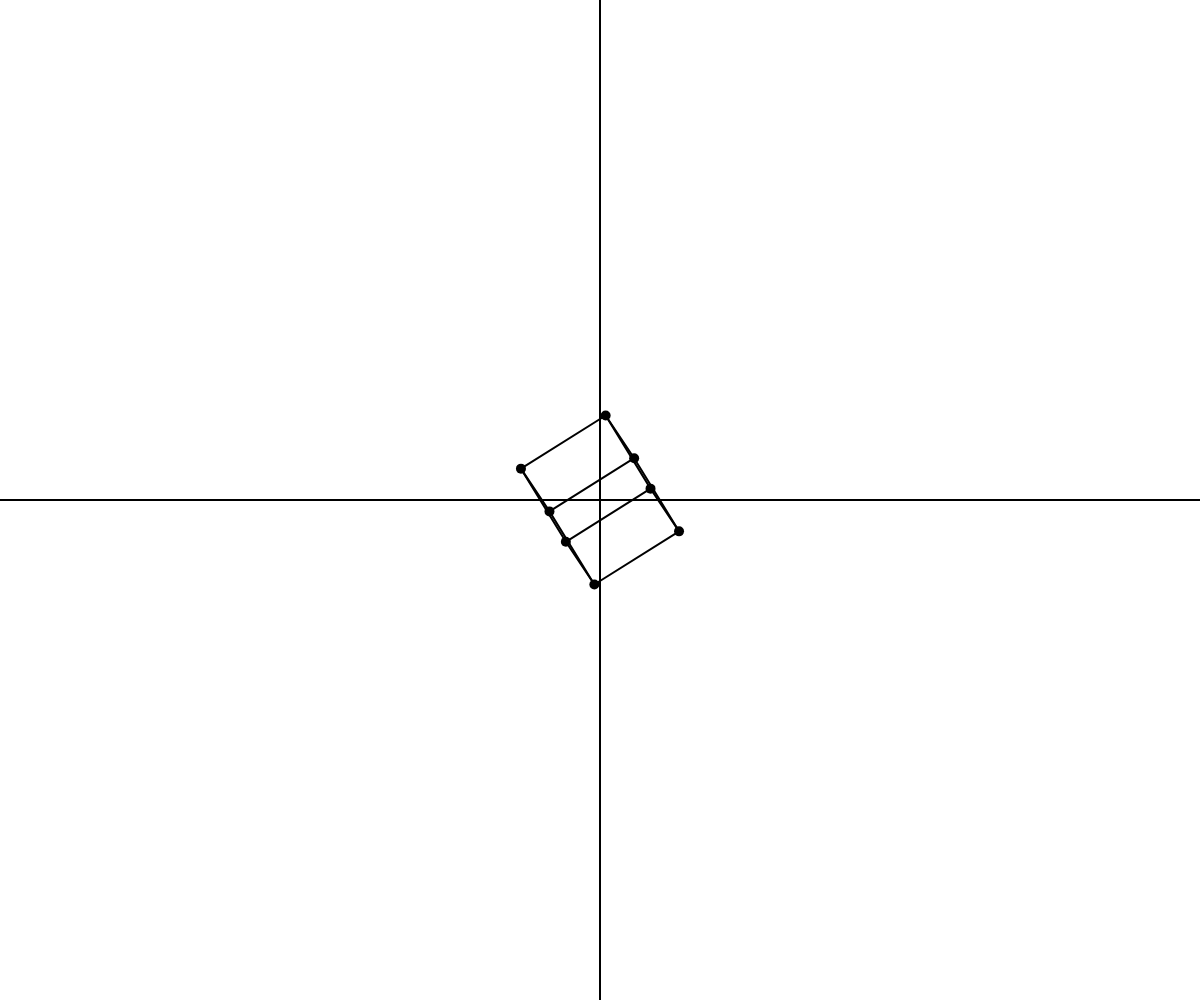
Frame 1 (no input)
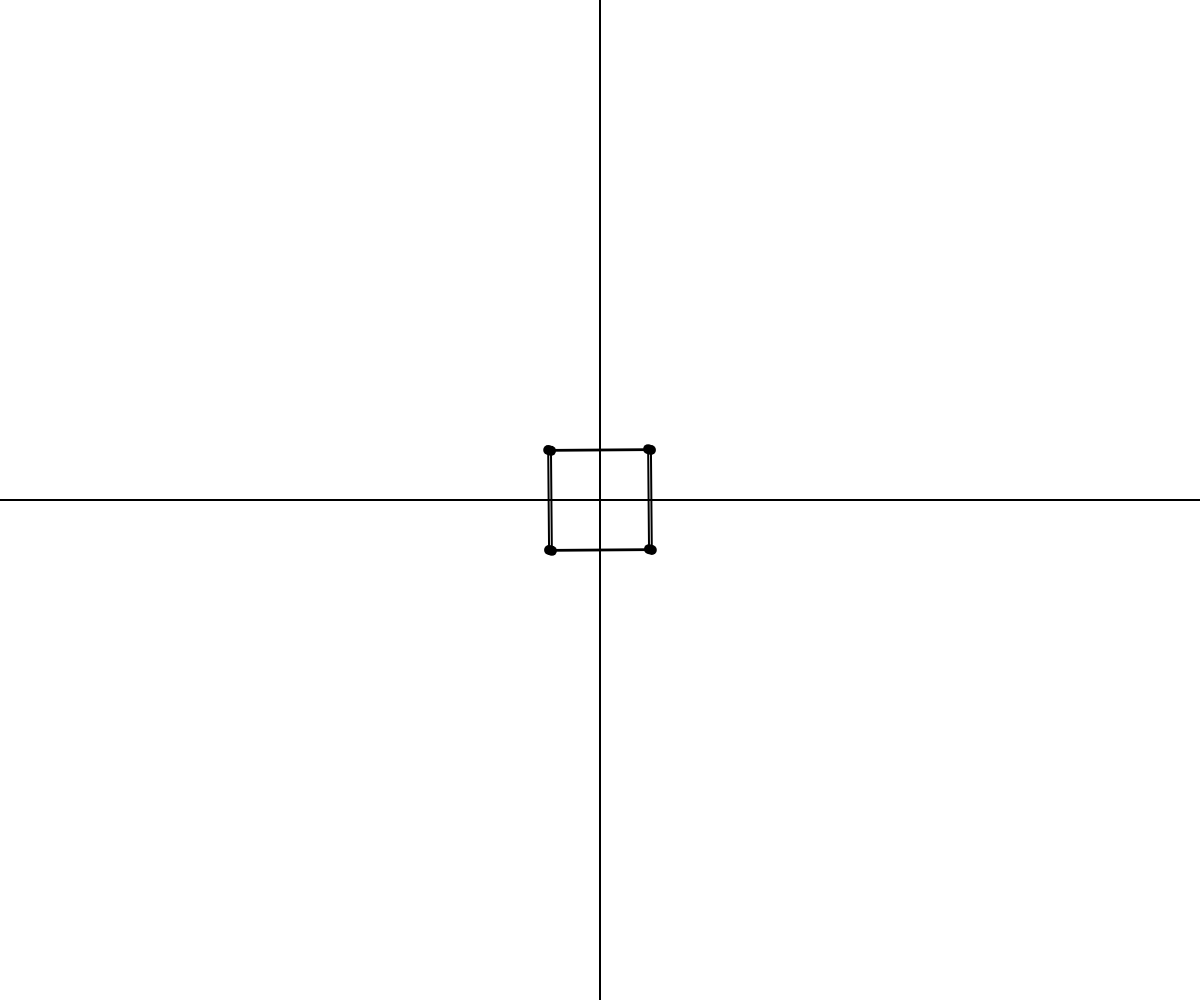
Frame 60 (no input)
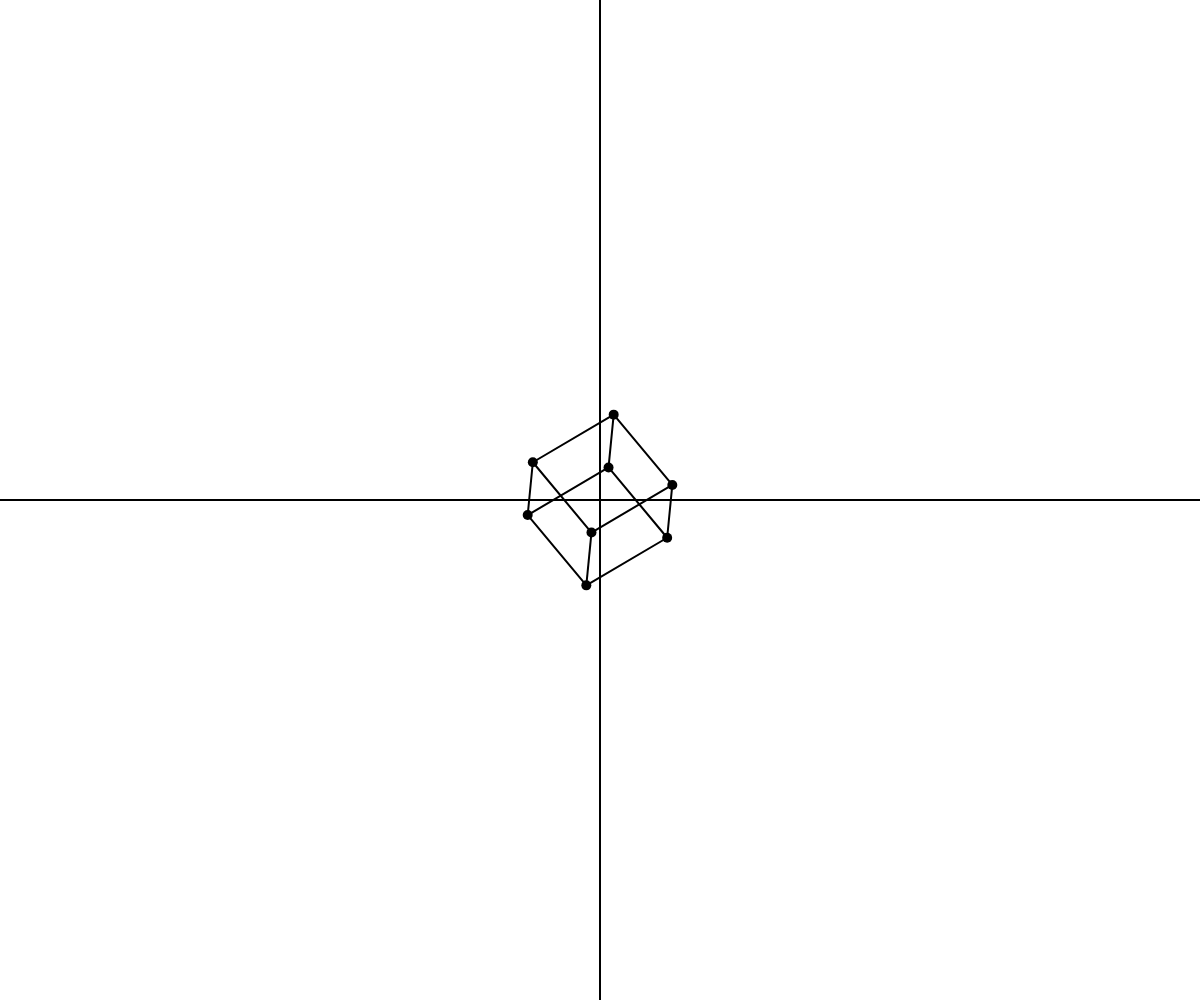
Frame 120 (the mouse pressed at the canvas centre since frame 60)

The p5.js sketch that drew these frames (run headless with seeded random() and noise() and a simulated clock; from frame 60 on, the mouse is pressed at the canvas centre):

// p5.js sketch
// ── sketch.js
class Matrix {
  /**
   * Base matrix constructor
   * @param {Number} rows rows of matrix
   * @param {Number} cols columns of matrix
   */
  constructor(rows = 1, cols = 1) {
    this.rows = rows;
    this.cols = cols;
    this.data = [];

    this.init = () => {
      for (let i = 0; i < this.rows; i++) {
        this.data[i] = [];
        for (let j = 0; j < this.cols; j++) {
          this.data[i][j] = 0;
        }
      }
      delete this.init;
    }
    this.init();
  }


  /**
   * Get a value from the matrix
   * @param {Number} row
   * @param {Number} column
   * @returns {Number} Value at row, column
   */
  get(row, column) {
    return this.data[row][column];
  }

  /**
   * Get row of matrix
   * @param {Number} row 
   * @returns {Array} Row of matrix
   */
  getRow(row) {
    return this.data[row];
  }

  /**
   * Get column of matrix
   * @param {Number} col 
   * @returns {Array} Column of matrix
   */
  getCol(col) {
    return this.transpose().data[col];
  }

  /**
   * Set value in matrix
   * @param {Number} row 
   * @param {Number} column 
   * @param {Number} val 
   */
  set(row, column, val) {
    this.data[row][column] = val;
  }

  /**
   * Set value of row in matrix
   * @param {Number} row 
   * @param {Number[]} arr new row
   */
  setRow(row, arr) {
    this.data[row] = arr ;
  }

  /**
   * Set value of column in matrix
   * @param {Number} col 
   * @param {Number[]} arr 
   */
  setCol(col, arr) {
    this.transpose(true);
    this.data[col] = arr;
    this.transpose(true);
  }

  /**
   * Set all values in matrix
   * @param {Number[][]} table  
   */
  setTable(table) {
    this.data = table;
  }

  /**
   * Loop through every value in matrix iterating by row
   * @param {Function} callback Callback function
   */
  forEach(callback) {
    this.data.forEach((row, i) => {
      row.forEach((col, j) => {
        callback(col, i, j);
      })
    })
  }

  /**
   * Transpose matrix
   * @param {Boolean} write Set matrix as transposed matrix
   */
  transpose(write = false) {
    const result = new Matrix(this.cols, this.rows);
    this.forEach((val, i, j) => {
      result.set(j, i, this.get(i, j));
    });
    if (write) { 
      this.data = result.data;
      this.rows = result.rows;
      this.cols = result.cols;
     }
    return result;
  }

  /**
   * Check if matrix size is equal
   * @param {Matrix} matrix 
   * @returns {Boolean} Result of check
   */
  isEqualSize(matrix) {
    if (this.rows == matrix.rows && this.cols == matrix.cols) {
      return true;
    } else {
      return false;
    }
  }

  /**
   * Add a number or matrix to this matrix
   * @param {(Number|Matrix)} n 
   * @param {Boolean} write Set matrix as added matrix
   * @returns Modified matrix
   */
  add(n, write = false) {
    const result = new Matrix(this.rows, this.cols);

    this.forEach((val, i, j) => {
      if (n instanceof Matrix) {
        if (!this.isEqualSize(n)) { return; }

        result.set(i, j, val + n.get(i, j));
      } else {
        result.set(i, j, val + n)
      }
    })

    if (write) { this.data = result.data; }
    return result;
  }

  /**
   * Subtract a number or matrix from this matrix
   * @param {(String|Matrix)} n 
   * @param {Boolean} write Set matrix as subtracted matrix
   * @returns Modified matrix
   */
  sub(n, write = false) {
    const result = new Matrix(this.rows, this.cols);

    this.forEach((val, i, j) => {
      if (n instanceof Matrix) {
        if (!this.isEqualSize(n)) { return; }

        result.set(i, j, val - n.get(i, j));
      } else {
        result.set(i, j, val - n)
      }
    });

    if (write) { this.data = result.data; }
    return result;
  }

  /**
   * Multiply a number or matrix to this matrix
   * @param {(Number|Matrix)} n 
   * @param {Boolean} set Set matrix as multiplied matrix 
   * @returns 
   */
  multiply(n, set = false) {
    let result;

    if (n instanceof Matrix) {
      if (this.rows != n.cols) { return; }
      result = new Matrix(this.rows, n.cols);

      this.data.forEach((row, i) => {
        row.forEach((col, j) => {
          result.set(i, j, this.data[i][j] * n.data[i][j]);
        });
      });

    } else {
      result = new Matrix(this.rows, this.cols);

      this.data.forEach((row, i) => {
        row.forEach((col, j) => {
          this.data[i][j] *= n;
        });
      });
    }

  }
}

class TransformationMatrix extends Matrix {
  /**
   * @param {Array} table
   */
  constructor(table) {
    super(3,3);

    this.init = () => {
      table.forEach((row, i) => {
        row.forEach((col, j) => {
          this.set(i, j, col);
        });
      });

      delete this.init;
    }
    this.init();
  }

  /**
   * Get a value from the matrix
   * @param {Number} row
   * @param {Number} column
   * @returns {Number} Value at row, column
   */
  get(row, column) {
    return this.data[row][column]();
  }

  /**
   * Set value in matrix
   * @param {Number} row 
   * @param {Number} column 
   * @param {Number|Function} val 
   */
  set(row, column, val) {
    if (typeof val == "function") {
      this.data[row][column] = val;
    } else {
      this.data[row][column] = () => { return val };
    }
  }

  /**
   * Set all values in matrix
   * @param {Number[][]} table  
   */
  setTable(table) {
    table.forEach((row, i) => {
      row.forEach((col, j) => {
        if (typeof col == "function") {
          this.data[i][j] = col;
        } else {
          this.data[i][j] = () => { return col };
        }
      });
    });
  }
  /**
   * Transform a vector in a matrix
   * @param {Vector3} vector 
   * @returns {Vector3} Transformed Vector
   */
  transform(vector) {
    return new Vector3(
      vector.x * this.get(0, 0) + vector.y * this.get(1, 0) + vector.z * this.get(2, 0),
      vector.x * this.get(0, 1) + vector.y * this.get(1, 1) + vector.z * this.get(2, 1),
      vector.x * this.get(0, 2) + vector.y * this.get(1, 2) + vector.z * this.get(2, 2)

    );
  }
}

class Vector3 extends Matrix {
  /**
   * @param {Number} x X-Coordinate 
   * @param {Number} y Y-Coordinate
   * @param {Number} z Z-Coordinate
   */
  constructor(x = 0, y = 0, z = 0) {
    super(3, 1);
    this.setCol(0, [x, y, z]);
    
  }
  get x() {
    return this.data[0][0]
  }
  get y() {
    return this.data[1][0]
  }
  get z() {
    return this.data[2][0]
  }
  /**
   * (Getter) Magnitude of vector
   */
  get mag() {
    return Math.sqrt(this.x ** 2 + this.y ** 2 + this.z ** 2);
  }

  /**
   * (Getter) UnitVector of vector
   */
  get unitVector() {
    return new Vector3(this.x / this.mag, this.y / this.mag, this.z / this.mag);
  }
  
  /**
   * Scalar product of two vectors
   * @param  {Vector3} vector
   * @returns {Number} ScalarProduct 
   */
  scalarProduct(vector) {
    const angle = (this.x * vector.x + this.y * vector.y + this.z * vector.z) / (this.mag * vector.mag);
    return angle * this.mag * vector.mag;
  }

  /**
   * Project vector onto another vector
   * @param {Vector3} vector 
   * @returns {Number} Length of projected vector
   */
  projectedSize(vector) {
    return (this.scalarProduct(vector)) / vector.mag;
  }
}

class Camera extends Vector3 {
  constructor(x, y, z) {
    super(x, y, z);
  }
  /**
   * Project onto camera plane
   * @param {Vector3} vector 
   * @returns {Vector3} Projected vector
   */
  toProjected(vector) {
    const projectedLength = vector.projectedSize(this);
    const negativeVector = new Vector3(this.unitVector.x * projectedLength, this.unitVector.y * projectedLength, this.unitVector.z * projectedLength);
    return vector.sub(negativeVector);
    }
  }

/**
 * Create A cube with parameters
 * @param {Number} x X-coordinate
 * @param {Number} y Y-coordinate
 * @param {Number} z Z-coordinate
 * @param {Number} w Width
 * @param {Number} h Height
 * @param {Number} d Depth
 * @returns {Array} Vectors of new cube
 */
const createCube = (x, y, z, w, h, d) => {
  return [
    new Vector3(x, y, z),
    new Vector3(x + w, y, z),
    new Vector3(x, y + h, z),
    new Vector3(x + w, y + h, z),
    new Vector3(x, y, z + d),
    new Vector3(x, y + h, z + d),
    new Vector3(x + w, y, z + d),
    new Vector3(x + w, y + h, z + d)
  ]
}

// Global time variable
let t = 1;

const rotateX = new TransformationMatrix(
  [
    [1, 0, 0],
    [0, () => { return Math.cos(t * Math.PI) }, () => { return -Math.sin(t * Math.PI) }],
    [0, () => { return Math.sin(t * Math.PI) }, () => { return Math.cos(t * Math.PI) }]
  ]
);

const rotateY = new TransformationMatrix(
  [
    [() => { return Math.cos(Math.sqrt(t)) }, 0, () => { return Math.sin(Math.sqrt(t)) }],
    [0, 1, 0],
    [() => { return -Math.sin(Math.sqrt(t)) }, 0, () => { return Math.cos(Math.sqrt(t)) }]
  ]
);

const rotateZ = new TransformationMatrix(
  [
    [() => { return Math.cos(t) }, () => { return -Math.sin(t) }, 0],
    [() => { return Math.sin(t) }, () => { return Math.cos(t) }, 0],
    [0, 0, 1]
  ]
);

const cam1 = new Camera(0, 0, 1);
const testCube = createCube(-50, -50, -50, 100, 100, 100);

setup = () => {
  createCanvas(windowWidth, windowHeight);
}

draw = () => {
  background(255);
  strokeWeight(2);
  line(0, height / 2, width, height / 2);
  line(width / 2, 0, width / 2, height);
  translate(width / 2, height / 2);
  strokeWeight(10);
  t += 0.01;

  const projected = [...testCube]
    .map(vector => { return rotateY.transform(vector) })
    .map(vector => { return rotateZ.transform(vector) })
    .map(vector => { return rotateX.transform(vector) })
    .map(vector => { return cam1.toProjected(vector) });
  projected.forEach(vector => {
    point(vector.data[0][0], vector.data[1][0]);
  });
  strokeWeight(2);
  line(projected[0].data[0][0], projected[0].data[1][0], projected[1].data[0][0], projected[1].data[1][0]);
  line(projected[0].data[0][0], projected[0].data[1][0], projected[2].data[0][0], projected[2].data[1][0]);
  line(projected[0].data[0][0], projected[0].data[1][0], projected[4].data[0][0], projected[4].data[1][0]);
  line(projected[3].data[0][0], projected[3].data[1][0], projected[2].data[0][0], projected[2].data[1][0]);
  line(projected[5].data[0][0], projected[5].data[1][0], projected[2].data[0][0], projected[2].data[1][0]);
  line(projected[7].data[0][0], projected[7].data[1][0], projected[6].data[0][0], projected[6].data[1][0]);
  line(projected[7].data[0][0], projected[7].data[1][0], projected[3].data[0][0], projected[3].data[1][0]);
  line(projected[7].data[0][0], projected[7].data[1][0], projected[5].data[0][0], projected[5].data[1][0]);
  line(projected[1].data[0][0], projected[1].data[1][0], projected[6].data[0][0], projected[6].data[1][0]);
  line(projected[4].data[0][0], projected[4].data[1][0], projected[6].data[0][0], projected[6].data[1][0]);
  line(projected[1].data[0][0], projected[1].data[1][0], projected[3].data[0][0], projected[3].data[1][0]);
  line(projected[4].data[0][0], projected[4].data[1][0], projected[5].data[0][0], projected[5].data[1][0]);
}

windowResized = () => {
  resizeCanvas(windowWidth, windowHeight);
}

const ping = () => {
  console.log('pong');
}
